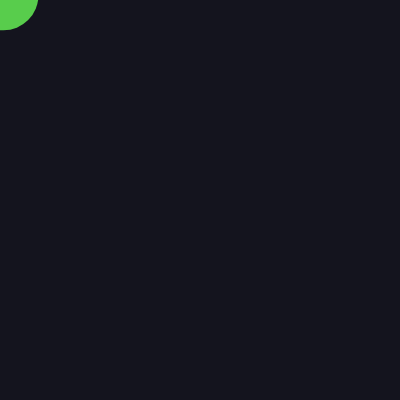
Frame 1 (no input)
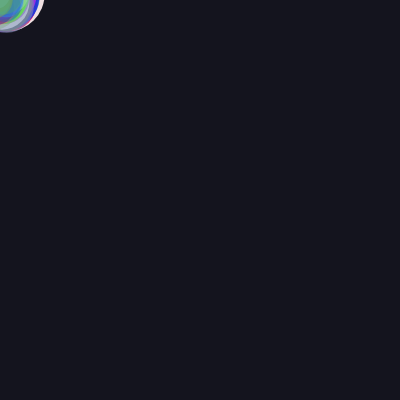
Frame 60 (no input)
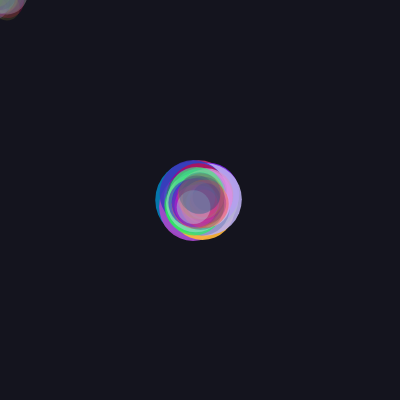
Frame 120 (the mouse pressed at the canvas centre since frame 60)

The p5.js sketch that drew these frames (run headless with seeded random() and noise() and a simulated clock; from frame 60 on, the mouse is pressed at the canvas centre):

// p5.js sketch
// ── sketch.js
let particles = [];

function setup() {
  createCanvas(400, 400);
  noStroke();
}

function draw() {
  background(20, 20, 30);

  // Add a new particle
  particles.push({
    x: mouseX + random(-8, 8),
    y: mouseY + random(-8, 8),
    size: random(40, 80),   // Bigger circles
    color: color(random(255), random(255), random(255)),
    alpha: 255
  });

  // Draw particles
  for (let i = particles.length - 1; i >= 0; i--) {
    let p = particles[i];

    fill(red(p.color), green(p.color), blue(p.color), p.alpha);
    circle(p.x, p.y, p.size);

    p.alpha -= 3;      // Fade slower
    p.size *= 0.99;    // Shrink slower

    if (p.alpha <= 0) {
      particles.splice(i, 1);
    }
  }
}
